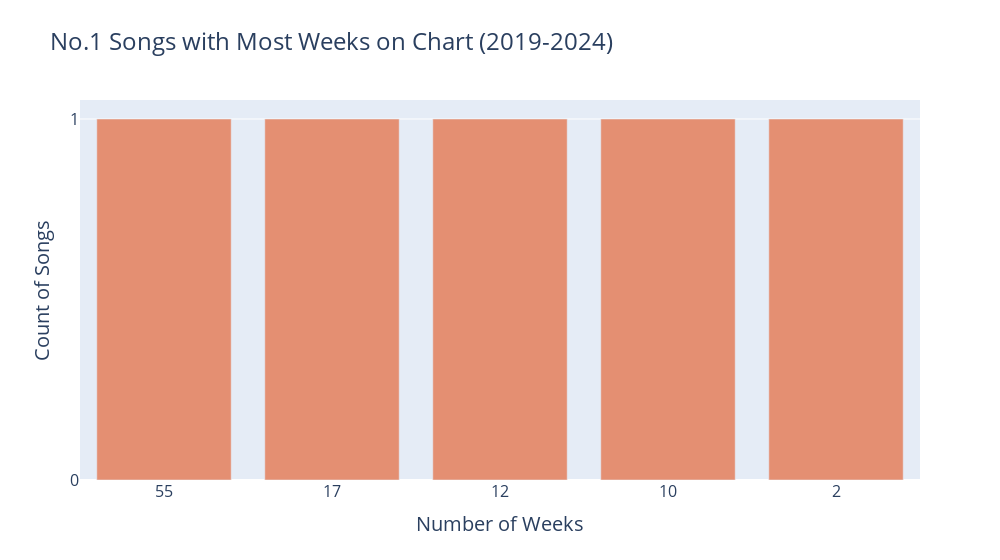

This figure's notebook cell:
### Code cell
# No.1 Songs with Most Weeks on Chart (2019-2024)

# Create a bar chart
fig = px.bar(
    top10_weeks_to_no1_count_sorted,
    x='Number of Weeks',
    y='Count of Songs',
    color_discrete_sequence=['#E48F72'],
    title='No.1 Songs with Most Weeks on Chart (2019-2024)',
    width=1000
)

# Customize the chart
fig.update_layout(
    title_font=dict(size=24),
    xaxis_title='Number of Weeks',
    yaxis_title='Count of Songs',
    xaxis_title_font=dict(size=20),
    yaxis_title_font=dict(size=20),
    xaxis=dict(
        tickfont=dict(size=16),
        type='category'
    ),
    yaxis=dict(
        tickfont=dict(size=16),
        tickmode='linear'
    ),
    hoverlabel=dict(
        font=dict(
            family="Arial",
            size=14
        )
    ),
    bargap=0.2
)

# Show the chart
fig.show()

### Figure 1 — Plotly figure (JSON) as saved in the notebook; plotly's stock layout.template omitted (floating-point values rounded to 4 significant figures)
{"data": [{"alignmentgroup": "True", "hovertemplate": "Number of Weeks=%{x}<br>Count of Songs=%{y}<extra></extra>", "legendgroup": "", "marker": {"color": "#E48F72", "pattern": {"shape": ""}}, "name": "", "offsetgroup": "", "orientation": "v", "showlegend": false, "textposition": "auto", "type": "bar", "x": [55, 17, 12, 10, 2], "xaxis": "x", "y": [1, 1, 1, 1, 1], "yaxis": "y"}], "layout": {"bargap": 0.2, "barmode": "relative", "hoverlabel": {"font": {"family": "Arial", "size": 14}}, "legend": {"tracegroupgap": 0}, "title": {"font": {"size": 24}, "text": "No.1 Songs with Most Weeks on Chart (2019-2024)"}, "width": 1000, "xaxis": {"anchor": "y", "domain": [0, 1], "tickfont": {"size": 16}, "title": {"font": {"size": 20}, "text": "Number of Weeks"}, "type": "category"}, "yaxis": {"anchor": "x", "domain": [0, 1], "tickfont": {"size": 16}, "tickmode": "linear", "title": {"font": {"size": 20}, "text": "Count of Songs"}}}}
